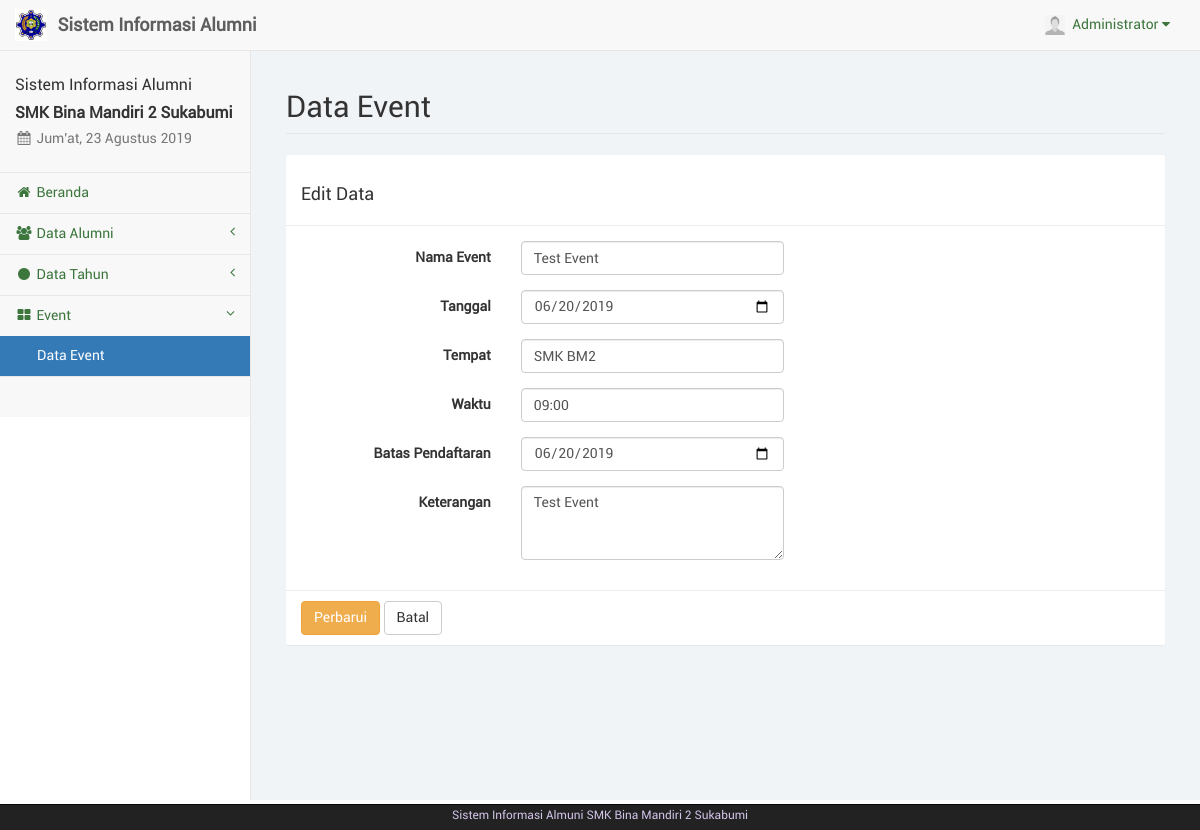
Screenshot of /event_edit.php?eve=3 (signed in) with the database file from the repository.
### tables this page shows
CREATE TABLE IF NOT EXISTS `event` (
  `id_event` int(11) NOT NULL,
  `nama_event` varchar(50) NOT NULL,
  `tgl_event` date NOT NULL,
  `tempat_event` varchar(50) NOT NULL,
  `waktu_event` varchar(20) NOT NULL,
  `batas_daftar` date NOT NULL,
  `keterangan` text NOT NULL,
  `status` varchar(20) NOT NULL,
  `id_adm` int(11) NOT NULL
);

### sess_check.php (called while the page is built, shortened)
<?php
	$chk_sess = $_SESSION['admin'];
	include("dist/config/koneksi.php");
	$sql_sess = "SELECT * FROM admin WHERE id_adm='". $chk_sess ."'";
	$ress_sess = mysqli_query($conn, $sql_sess);
	$row_sess = mysqli_fetch_array($ress_sess);
	$sess_admname = $row_sess['nama_adm'];
	$sess_admfoto = $row_sess['foto_adm'];
?>

### event_edit.php (the view, shortened to what this page needs)
<?php
	include("sess_check.php");
	if(isset($_GET['eve'])) {
		$sql = "SELECT * FROM event WHERE id_event='". $_GET['eve'] ."'";
		$ress = mysqli_query($conn, $sql);
		$data = mysqli_fetch_array($ress);
	}
	$pagedesc = "Data Event";
	$menuparent = "event";
	include("layout_top.php");
?>
		<div id="page-wrapper">
            <div class="container-fluid">
                <div class="row">
                    <div class="col-lg-12">
                        <h1 class="page-header">Data Event</h1>
                    </div>
                </div>
				<div class="row">
					<div class="col-lg-12"><?php include("layout_alert.php"); ?></div>
				</div>
				<div class="row">
					<div class="col-lg-12">
						<form class="form-horizontal" method="GET">
							<div class="panel panel-default">
								<div class="panel-heading"><h3>Edit Data</h3></div>
								<div class="panel-body">
									<div class="form-group">
										<label class="control-label col-sm-3">Nama Event</label>
										<div class="col-sm-4">
											<input type="text" name="nama" class="form-control" placeholder="Nama" value="<?php echo $data['nama_event'];?>" required>
										</div>
									</div>
									<div class="form-group">
										<label class="control-label col-sm-3">Tanggal</label>
										<div class="col-sm-4">
											<input type="date" name="tgl" class="form-control" placeholder="Tanggal" value="<?php echo $data['tgl_event'];?>" required>
										</div>
									</div>
									<div class="form-group">
										<label class="control-label col-sm-3">Tempat</label>
										<div class="col-sm-4">
											<input type="text" name="tempat" class="form-control" placeholder="Tempat" value="<?php echo $data['tempat_event'];?>" required>
										</div>
									</div>
									<div class="form-group">
										<label class="control-label col-sm-3">Waktu</label>
										<div class="col-sm-4">
											<input type="text" name="waktu" class="form-control" placeholder="Waktu" value="<?php echo $data['waktu_event'];?>" required>
										</div>
									</div>
									<div class="form-group">
										<label class="control-label col-sm-3">Batas Pendaftaran</label>
										<div class="col-sm-4">
											<input type="date" name="batas" class="form-control" placeholder="Tanggal" value="<?php echo $data['batas_daftar'];?>" required>
										</div>
									</div>
									<div class="form-group">
										<label class="control-label col-sm-3">Keterangan</label>
										<div class="col-sm-4">
											<textarea name="keterangan" class="form-control" placeholder="Keterangan" rows="3" required><?php echo $data['keterangan'];?></textarea>
										</div>
									</div>
								</div>
								<div class="panel-footer">
									<button type="submit" name="submit" class="btn btn-warning">Perbarui</button>
									<a href="event.php" class="btn btn-default">Batal</a>
								</div>
							</div>
						</form>
					</div>
				</div>
            </div>
        </div>
<?php
	include("layout_bottom.php");
?>

### layout_top.php (shortened to what this page needs)
<?php
	$haries = array("Sunday" => "Minggu", "Monday" => "Senin", "Tuesday" => "Selasa", "Wednesday" => "Rabu", "Thursday" => "Kamis", "Friday" => "Jum'at", "Saturday" => "Sabtu");
	$bulans = array("", "Januari", "Februari", "Maret", "April", "Mei", "Juni", "Juli", "Agustus", "September", "Oktober", "November", "Desember");
	$hari_ini = $haries[date("l")];
	$bulan_ini = $bulans[date("n")];
	$tanggal = date("d");
	$tahun = date("Y");
?>
<!DOCTYPE html>
<html lang="en">
<head>
	<link href="libs/bootstrap/dist/css/bootstrap.min.css" rel="stylesheet">
	<link href="libs/metisMenu/dist/metisMenu.min.css" rel="stylesheet">
    <link href="libs/datatables-plugins/integration/bootstrap/3/dataTables.bootstrap.css" rel="stylesheet">
    <link href="libs/datatables-responsive/css/dataTables.responsive.css" rel="stylesheet">
	<link href="dist/css/sb-admin-2.css" rel="stylesheet">
	<link href="dist/css/offline-font.css" rel="stylesheet">
	<link href="dist/css/custom.css" rel="stylesheet">
	<link href="libs/font-awesome/css/font-awesome.min.css" rel="stylesheet" type="text/css">
</head>
<body>
    <div id="wrapper">
        <nav class="navbar navbar-default navbar-static-top" role="navigation" style="margin-bottom: 0">
            <div class="navbar-header">
				<a class="navbar-brand hidden-xs" href="index.php">
					<img src="foto/bm.jpg" alt="brand" width="32" class="float-left image-brand">
					<div class="float-right">&nbsp;<strong>Sistem Informasi Alumni</strong></div>
				</a>
			</div>
            <ul class="nav navbar-top-links navbar-right">
				<li class="dropdown dropdown-right">
					<a class="dropdown-toggle" data-toggle="dropdown" href="#">
						<img src="foto/<?php echo $sess_admfoto;?>" width="20px" height="20px" padding="0px">&nbsp;&nbsp;<?php echo ucfirst($sess_admname); ?>&nbsp;<i class="fa fa-caret-down"></i>
					</a>
				</li>
			</ul>
            <div class="navbar-default sidebar" role="navigation">
                <div class="sidebar-nav navbar-collapse">
                    <ul class="nav" id="side-menu">
                        <li class="sidebar-search">
							<h4>Sistem Informasi Alumni</h4>
							<h4><b>SMK Bina Mandiri 2 Sukabumi</b></h4>
							<h5 class="text-muted"><i class="fa fa-calendar fa-fw"></i>&nbsp;<?php echo $hari_ini.", ".$tanggal." ".$bulan_ini." ".$tahun ?></h5>
						</li>
						<?php
							if($pagedesc == "Beranda") {
								echo '<li><a href="index.php" class="active"><i class="fa fa-home fa-fw"></i>&nbsp;Beranda</a></li>';
							}
							else {
								echo '<li><a href="index.php"><i class="fa fa-home fa-fw"></i>&nbsp;Beranda</a></li>';
							}
							if(isset($menuparent) && $menuparent == "alumni") {
								echo '<li class="active">';
							}
							else {
								echo '<li>';
							}
						?>
							<a href="#"><i class="fa fa-group fa-fw"></i>&nbsp;Data Alumni<span class="fa arrow"></span></a>
						<?php
							if(isset($menuparent) && $menuparent == "tahun") {
								echo '<li class="active">';
							}
							else {
								echo '<li>';
							}
						?>
							<a href="#"><i class="fa fa-circle fa-fw"></i>&nbsp;Data Tahun<span class="fa arrow"></span></a>
						<?php
							if(isset($menuparent) && $menuparent == "event") {
								echo '<li class="active">';
							}
							else {
								echo '<li>';
							}
						?>
							<a href="#"><i class="fa fa-th-large fa-fw"></i>&nbsp;Event<span class="fa arrow"></span></a>
							<ul class="nav nav-second-level">
								<?php
									if($pagedesc == "Data Event") {
										echo '<li><a href="event.php" class="active">Data Event</a></li>';
									}
									else {
										echo '<li><a href="event.php">Data Event</a></li>';
									}
								?>
							</ul>
						</li>
	                </ul>
                </div>
            </div>
        </nav>

### rows the page displays
event: nama "Test Event", tgl "06/20/2019", tempat "SMK BM2", waktu "09:00", batas "06/20/2019", keterangan "Test Event"

### other values shown
$sess_admname "Administrator"
